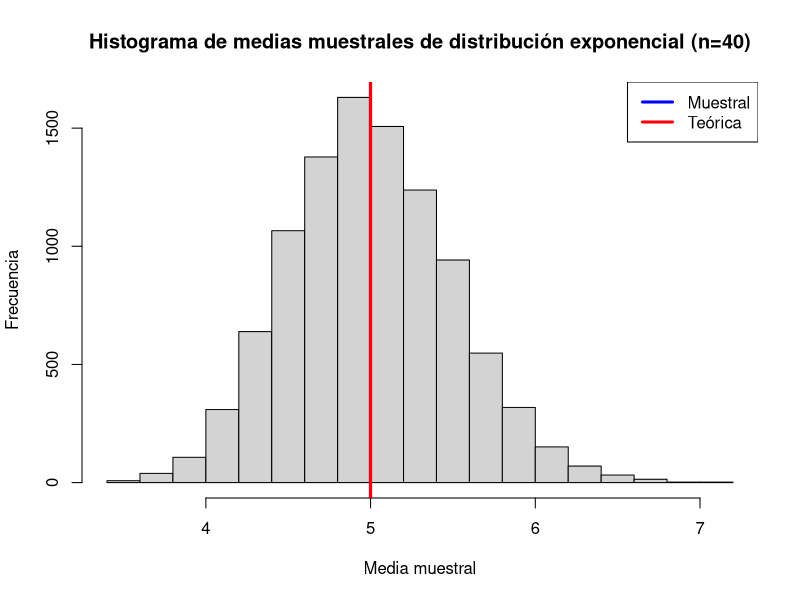
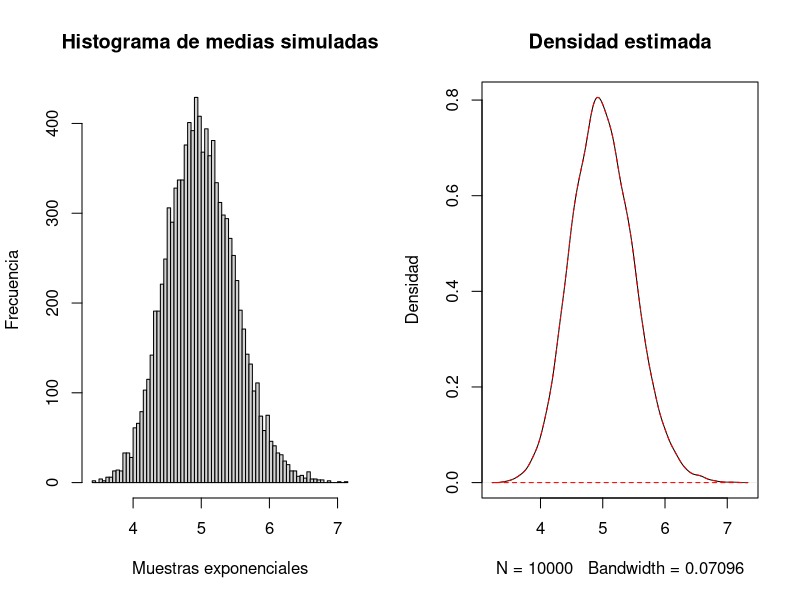
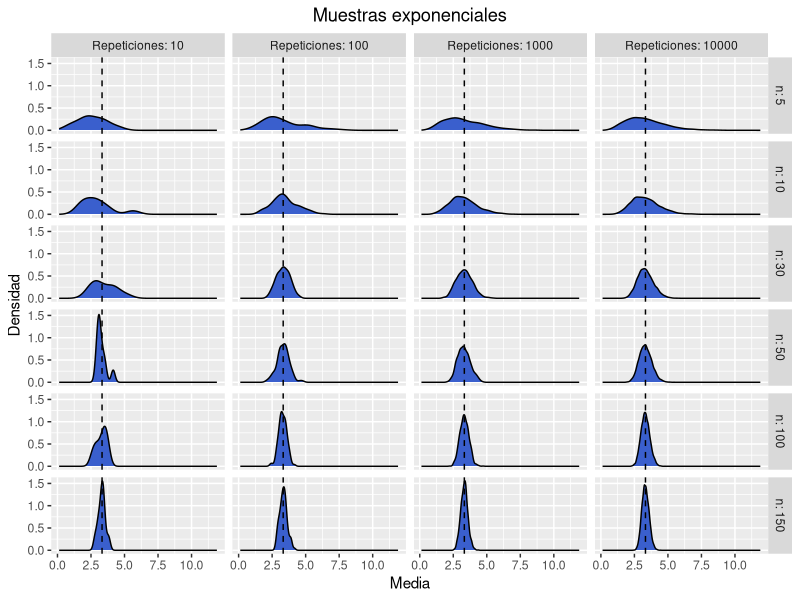
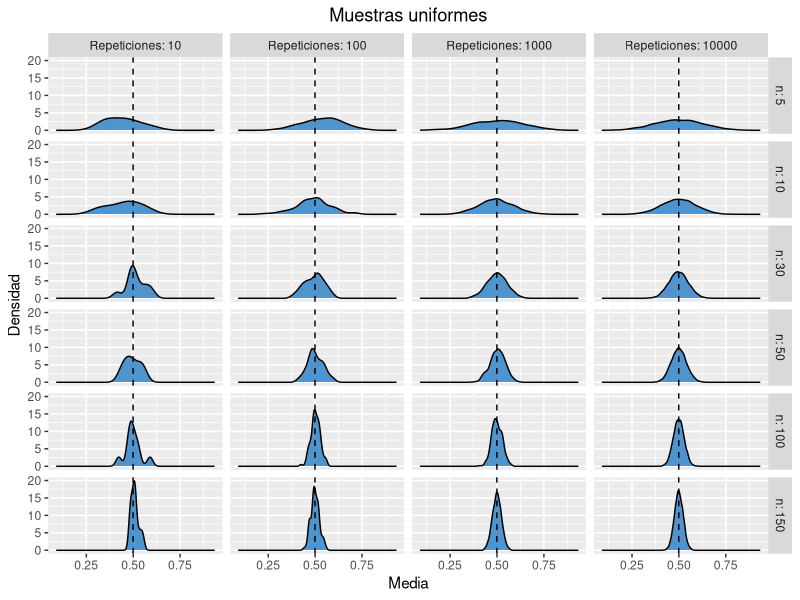
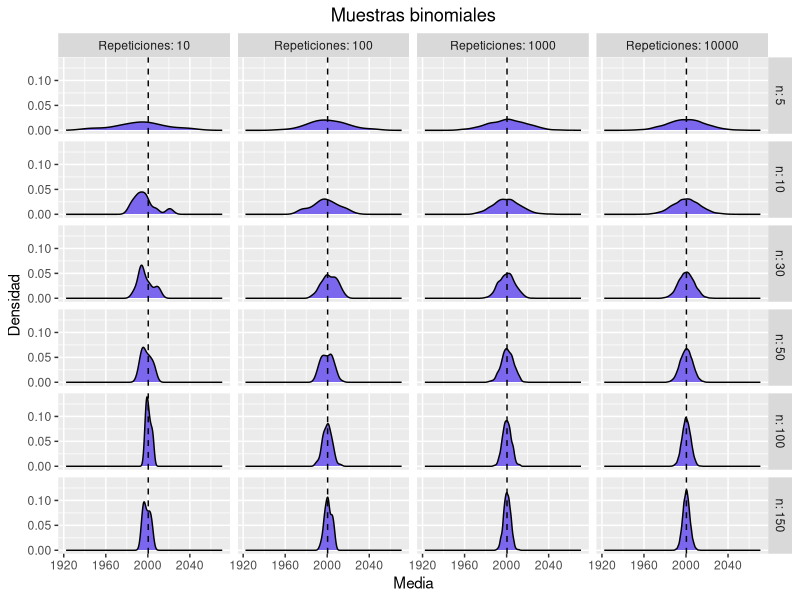
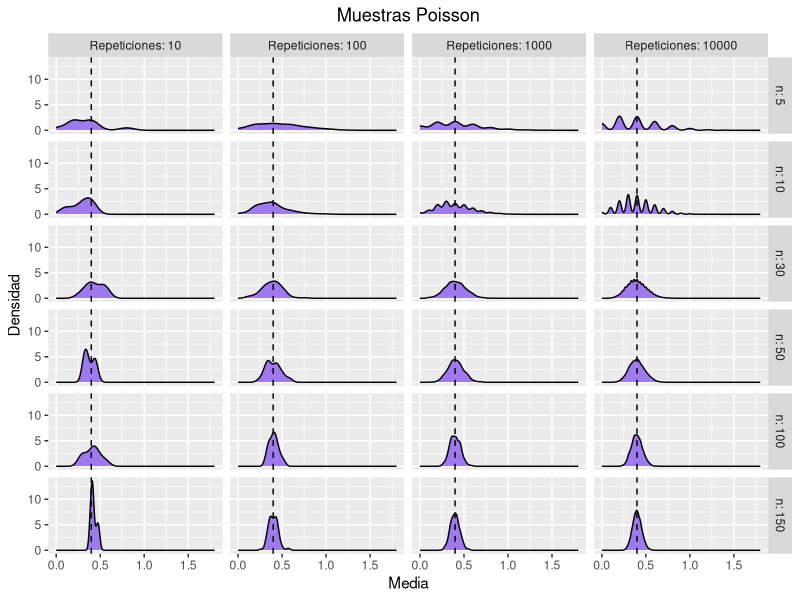

R code for these plots, in order:
## ---- chunk 1
library(ggplot2)
## ---- chunk 2
ma <- function(poblacion)
{
  n <- c(5, 10, 30, 50, 100, 150) # Tamaño de muestra
  #n <- c(30, 50, 100, 150) # Tamaño de muestra
  t <- c(10, 100, 1000, 10000)  # Número de veces que se generan las muestras (repeticiones, trial)
  
  df <- data.frame()
  
  for(i in n)   # Para cada tamaño de muestra
  {
    col <- c()
    for(j in t)   # Hacemos j repeticiones o generaciones de la muestra de tamaño n
    {
      trial <- 1:j
      cont <- j
      value <- c()
      while(cont>0)
      {
        muestra <- sample(poblacion,i,replace=TRUE)    # extraemos la muestra de exponenciales de tamaño i
        xbar <- mean(muestra)                    # sacamos la media de la muestra
        value <- c(value,xbar)                   # Guardamos la media de la muestra
        cont <- cont -1                          # Pasamos a generar otra muestra de las j que debemos generae
      }
      sbar <- sd(value)                     # Desviación estándar de la muestra de tamaño i
      col <- cbind(trial,value,sbar,i,j)    # Juntamos el # de repetición en el que vamos, la media y la desviación de la muestra, el tamaño i y el total de repeticiones j
      df <- rbind(df,col)                   # Lo guardamos en el dataframe
    }
  }
  return(df)
}
## ---- chunk 3
graphs <- function(dataframe,mu,i)
{
  names(dataframe) <- c("# de repetición", "Media", "Desviación estándar", "n", "Repeticiones")
  dist <- c('exponenciales', 'uniformes', 'binomiales', 'Poisson')
  col <- c('royalblue3','steelblue3','slateblue2','mediumpurple2') #"steelblue"

  myTitle <- paste("Muestras", dist[i], sep = " ")
  
  g <- ggplot(dataframe, aes(x = Media)) + geom_density(fill = col[i]) + 
          facet_grid(n ~ Repeticiones, labeller = label_both) +  
          ggtitle(myTitle) + 
          theme(plot.title = element_text(hjust = 0.5))+
          geom_vline(xintercept = mu, linetype = "dashed") +
          ylab('Densidad')
  
  return(g)
}
## ---- chunk 4
set.seed(123)

# Creamos vector vacío para medias de muestras exponenciales
vExp <- NULL

n <- 100
N <- 10000
lambda <- 0.2

for(i in 1:N)
{
  vExp <- c(vExp,mean(rexp(n,lambda)))
}

# Para la media y desviación estándar teórica tenemos
tMedia <- 1/lambda
tDS <- 1/lambda^2
## ---- chunk 5
hist(vExp, xlab='Media muestral',ylab='Frecuencia', main="Histograma de medias muestrales de distribución exponencial (n=40)")
abline(v=mean(vExp), lwd=3, col='blue')
abline(v=tMedia, lwd=3, col='red')
legend(c("Muestral", "Teórica"),x='topright', lwd=c(3,3), col=c('blue', 'red'))
## ---- chunk 6
par(mfrow=c(1,2))
hist(vExp, breaks=60, main="Histograma de medias simuladas",ylab = 'Frecuencia',xlab='Muestras exponenciales')
plot(density(vExp), main="Densidad estimada",ylab='Densidad')
polygon(density(vExp), border='red',lty=2)
## ---- chunk 7
set.seed(123)

pob <- rexp(100000,0.3)
mu <- mean(pob)
sigma <- sd(pob)

cat('Media: ', mu,'\nDesviación estándar: ',sigma)

df <- ma(pob)
head(df)

graphs(df,mu,1)

## ---- chunk 8
set.seed(123)

pob <- runif(100000,0,1)
mu <- mean(pob)
sigma <- sd(pob)

cat('Media: ', mu,'\nDesviación estándar: ',sigma)

df <- ma(pob)
head(df)

graphs(df,mu,2)

## ---- chunk 9
set.seed(123)

pob <- rbinom(800,10000,0.2)
mu <- mean(pob)
sigma <- sd(pob)

cat('Media: ', mu,'\nDesviación estándar: ',sigma)

df <- ma(pob)
head(df)

graphs(df,mu,3)
## ---- chunk 10
set.seed(123)

pob <- rpois(100000,0.4)
mu <- mean(pob)
sigma <- sd(pob)

cat('Media: ', mu,'\nDesviación estándar: ',sigma)

df <- ma(pob)
head(df)

graphs(df,mu,4)
